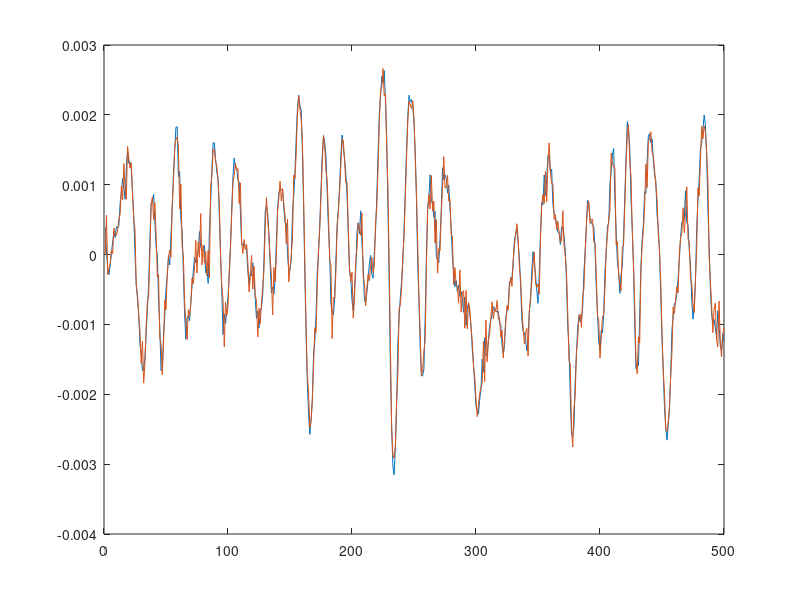

The MATLAB source for this figure:
laserbeamdata = load('laserbeamdataN.mat');
y = laserbeamdata.y;
u = laserbeamdata.u;
Te = 1e-3; % sampling time

N = length(y);

% ARX model: yhat(k) = -a1*y(k-1) -a2*y(k-2) +b1*u(k-2) +b1*u(k-2)
% A(z) = 1 + a1*z^-1 + a2*z^-2
% B(z) = b1*z^-1 + b2*z^-2
% G(q^-1) = (q^-d * B(q^-1) / A(1^-1))

% n=2, m=2, d=0
% phi(k) = [-y(k-1), ..., -y(k-n), u(k-d-1), ..., u(k-d-m)]'
% Phi = [phi(1); phi(2); ..., phi(N)]
% theta = [a1 a2 b1 b2]'
n=2;
m=2;
d=0;

% least squares
Phi = toeplitz([0;y(1:N-1)], [0; 0]);
Phi = [Phi, toeplitz([0;u(1:N-1)], [0; 0])];
theta = pinv(Phi'*Phi)*Phi'*y;

% reconstruct
yhat = Phi*theta;

% loss function
J = sum((y - yhat).^2);

% compare
plot(y);
hold on
plot(yhat);
hold off

%% lsim
% G = z^-d*B(z^-1)/A(z^-1)
A = [1; theta(1:n)];
B = [theta(n+1: end)];
model = tf(B, A, Te);

%% Instrumental Variable method
%todo
